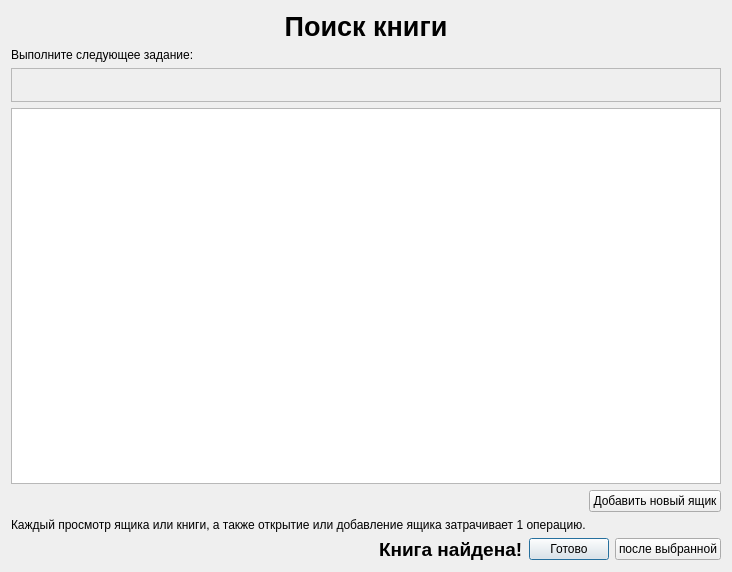
<?xml version="1.0" encoding="UTF-8"?>
<ui version="4.0">
 <class>NewCheckDialog</class>
 <widget class="QDialog" name="NewCheckDialog">
  <property name="geometry">
   <rect>
    <x>0</x>
    <y>0</y>
    <width>732</width>
    <height>572</height>
   </rect>
  </property>
  <property name="windowTitle">
   <string>Подсчет числа операций</string>
  </property>
  <property name="windowIcon">
   <iconset resource="diagn.qrc">
    <normaloff>:/Icons/images/full-box.png</normaloff>:/Icons/images/full-box.png</iconset>
  </property>
  <layout class="QGridLayout" name="gridLayout_3">
   <item row="7" column="0">
    <layout class="QHBoxLayout" name="horizontalLayout">
     <item>
      <spacer name="horizontalSpacer">
       <property name="orientation">
        <enum>Qt::Horizontal</enum>
       </property>
       <property name="sizeHint" stdset="0">
        <size>
         <width>40</width>
         <height>20</height>
        </size>
       </property>
      </spacer>
     </item>
     <item>
      <widget class="QLabel" name="addLabel">
       <property name="text">
        <string>&lt;html&gt;&lt;head/&gt;&lt;body&gt;&lt;p&gt;&lt;span style=&quot; font-size:14pt; font-weight:600;&quot;&gt;Книга найдена!&lt;/span&gt;&lt;/p&gt;&lt;/body&gt;&lt;/html&gt;</string>
       </property>
       <property name="textFormat">
        <enum>Qt::RichText</enum>
       </property>
      </widget>
     </item>
     <item>
      <widget class="QPushButton" name="okButton">
       <property name="text">
        <string>Готово</string>
       </property>
      </widget>
     </item>
     <item>
      <widget class="QPushButton" name="ok2Button">
       <property name="text">
        <string>после выбранной</string>
       </property>
      </widget>
     </item>
    </layout>
   </item>
   <item row="2" column="0">
    <widget class="QFrame" name="frame">
     <property name="frameShape">
      <enum>QFrame::StyledPanel</enum>
     </property>
     <property name="frameShadow">
      <enum>QFrame::Raised</enum>
     </property>
     <layout class="QGridLayout" name="gridLayout">
      <item row="1" column="0">
       <widget class="QLabel" name="bookLabel">
        <property name="text">
         <string/>
        </property>
        <property name="alignment">
         <set>Qt::AlignCenter</set>
        </property>
        <property name="wordWrap">
         <bool>true</bool>
        </property>
       </widget>
      </item>
     </layout>
    </widget>
   </item>
   <item row="1" column="0">
    <widget class="QLabel" name="operationLabel">
     <property name="text">
      <string>Выполните следующее задание:</string>
     </property>
     <property name="wordWrap">
      <bool>true</bool>
     </property>
    </widget>
   </item>
   <item row="6" column="0">
    <widget class="QLabel" name="operationLabel_3">
     <property name="sizePolicy">
      <sizepolicy hsizetype="Preferred" vsizetype="Preferred">
       <horstretch>0</horstretch>
       <verstretch>0</verstretch>
      </sizepolicy>
     </property>
     <property name="text">
      <string>Каждый просмотр ящика или книги, а также открытие или добавление ящика затрачивает 1 операцию.</string>
     </property>
     <property name="textFormat">
      <enum>Qt::PlainText</enum>
     </property>
     <property name="wordWrap">
      <bool>true</bool>
     </property>
    </widget>
   </item>
   <item row="3" column="0">
    <widget class="QTreeView" name="bookView">
     <property name="editTriggers">
      <set>QAbstractItemView::NoEditTriggers</set>
     </property>
     <property name="indentation">
      <number>20</number>
     </property>
     <attribute name="headerVisible">
      <bool>false</bool>
     </attribute>
    </widget>
   </item>
   <item row="4" column="0">
    <layout class="QHBoxLayout" name="horizontalLayout_5">
     <item>
      <spacer name="horizontalSpacer_2">
       <property name="orientation">
        <enum>Qt::Horizontal</enum>
       </property>
       <property name="sizeHint" stdset="0">
        <size>
         <width>40</width>
         <height>20</height>
        </size>
       </property>
      </spacer>
     </item>
     <item>
      <widget class="QPushButton" name="addBoxButton">
       <property name="text">
        <string>Добавить новый ящик</string>
       </property>
      </widget>
     </item>
    </layout>
   </item>
   <item row="0" column="0">
    <widget class="QLabel" name="typeLabel">
     <property name="text">
      <string>&lt;html&gt;&lt;head/&gt;&lt;body&gt;&lt;p&gt;&lt;span style=&quot; font-size:20pt; font-weight:600;&quot;&gt;Поиск книги&lt;/span&gt;&lt;/p&gt;&lt;/body&gt;&lt;/html&gt;</string>
     </property>
     <property name="textFormat">
      <enum>Qt::RichText</enum>
     </property>
     <property name="alignment">
      <set>Qt::AlignCenter</set>
     </property>
    </widget>
   </item>
  </layout>
 </widget>
 <resources>
  <include location="diagn.qrc"/>
 </resources>
 <connections>
  <connection>
   <sender>okButton</sender>
   <signal>clicked()</signal>
   <receiver>NewCheckDialog</receiver>
   <slot>slotOK()</slot>
   <hints>
    <hint type="sourcelabel">
     <x>430</x>
     <y>228</y>
    </hint>
    <hint type="destinationlabel">
     <x>241</x>
     <y>126</y>
    </hint>
   </hints>
  </connection>
  <connection>
   <sender>addBoxButton</sender>
   <signal>clicked()</signal>
   <receiver>NewCheckDialog</receiver>
   <slot>slotAddBox()</slot>
   <hints>
    <hint type="sourcelabel">
     <x>473</x>
     <y>121</y>
    </hint>
    <hint type="destinationlabel">
     <x>275</x>
     <y>234</y>
    </hint>
   </hints>
  </connection>
  <connection>
   <sender>ok2Button</sender>
   <signal>clicked()</signal>
   <receiver>NewCheckDialog</receiver>
   <slot>slotOK2()</slot>
   <hints>
    <hint type="sourcelabel">
     <x>588</x>
     <y>500</y>
    </hint>
    <hint type="destinationlabel">
     <x>337</x>
     <y>262</y>
    </hint>
   </hints>
  </connection>
  <connection>
   <sender>bookView</sender>
   <signal>clicked(QModelIndex)</signal>
   <receiver>NewCheckDialog</receiver>
   <slot>slotBookClicked(QModelIndex)</slot>
   <hints>
    <hint type="sourcelabel">
     <x>331</x>
     <y>248</y>
    </hint>
    <hint type="destinationlabel">
     <x>331</x>
     <y>269</y>
    </hint>
   </hints>
  </connection>
  <connection>
   <sender>bookView</sender>
   <signal>expanded(QModelIndex)</signal>
   <receiver>NewCheckDialog</receiver>
   <slot>slotBoxExpanded(QModelIndex)</slot>
   <hints>
    <hint type="sourcelabel">
     <x>331</x>
     <y>248</y>
    </hint>
    <hint type="destinationlabel">
     <x>331</x>
     <y>269</y>
    </hint>
   </hints>
  </connection>
  <connection>
   <sender>bookView</sender>
   <signal>collapsed(QModelIndex)</signal>
   <receiver>NewCheckDialog</receiver>
   <slot>slotBoxCollapsed(QModelIndex)</slot>
   <hints>
    <hint type="sourcelabel">
     <x>331</x>
     <y>248</y>
    </hint>
    <hint type="destinationlabel">
     <x>331</x>
     <y>269</y>
    </hint>
   </hints>
  </connection>
 </connections>
 <slots>
  <slot>slotLast()</slot>
  <slot>slotAddBox()</slot>
  <slot>slotOK()</slot>
  <slot>slotOK2()</slot>
  <slot>slotBookClicked(QModelIndex)</slot>
  <slot>slotBoxExpanded(QModelIndex)</slot>
  <slot>slotBoxCollapsed(QModelIndex)</slot>
 </slots>
</ui>
